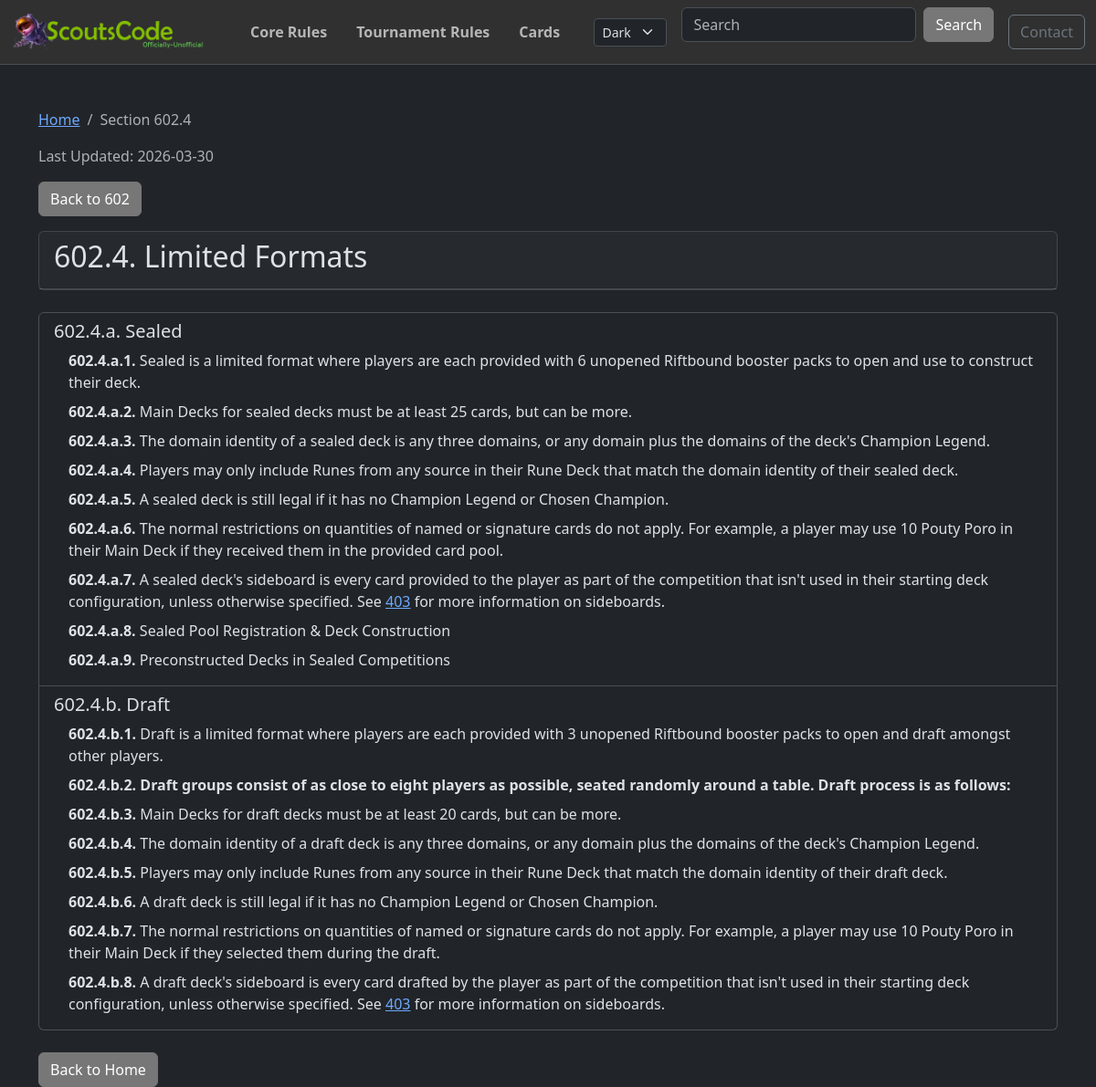
/trsections/602.4/, run on the app's committed database.
### post/models.py (models this page shows, shortened)
class RuleSection(models.Model):
    RULE_TYPE_CHOICES = [
        ("TR", "Tournament Rules"),
        ("CR", "Comprehensive Rules"),
    ]
    rule_type = models.CharField(max_length=2, choices=RULE_TYPE_CHOICES)
    section = models.CharField(max_length=50, db_index=True)  # e.g., "703.4.a.5"
    text = models.TextField()
    annotations = models.TextField(blank=True, default="")
    parent = models.ForeignKey(
        "self", on_delete=models.CASCADE, null=True, blank=True, related_name="children"
    )
    order = models.IntegerField(default=0)
    class Meta:
        ordering = ["rule_type", "order", "section"]
        unique_together = ["rule_type", "section"]
        indexes = [
            models.Index(fields=["rule_type", "section"]),
            models.Index(fields=["parent", "order"]),
        ]
    def get_top_level_section(self):
        parts = self.section.split(".")
        first_part = parts[0]
        if len(first_part) >= 3:
            return first_part[0] + "00"
        return first_part
    def to_dict(self, include_children=True):
        data = {
            "section": self.section,
            "text": self.text,
            "annotations": self.annotations,
            "children": [],
        }
        if include_children:
            for child in self.children.all():
                data["children"].append(child.to_dict(include_children=True))
        return data

### post/views.py (the view)
# urls.py: path("trsections/<str:section>/", trsection_detail, name="trsection_detail"),
def trsection_detail(request, section):
    try:
        section_obj = RuleSection.objects.prefetch_related(
            "children__children__children__children"
        ).get(rule_type="TR", section=section)
    except RuleSection.DoesNotExist:
        raise Http404(f"Section {section} not found")
    data = section_obj.to_dict()
    top_level = section_obj.get_top_level_section()
    is_top_level = section == top_level
    data = format_section_text(data, section_type="tr")
    parent_section = None
    if section_obj.parent:
        parent_section = section_obj.parent.section
    context = {
        "section": data,
        "json_url": f"/trsections/{top_level}/",
        "is_top_level": is_top_level,
        "parent_section": parent_section,
        "last_updated": get_rules_last_updated("TR"),
    }
    return render(request, "trsection_detail.html", context)

### post/context_processors.py (called while the page is built)
def global_site_data(request):
    data = cache.get("global_site_data")
    if data is not None:
        return data
    copyright_asset = TextAsset.objects.filter(asset_type="copyright").first()
    logo_asset = TextAsset.objects.filter(asset_type="logo").first()
    default_copyright = "© 2025 Copyright "
    data = {
        "copyright_text": copyright_asset.content
        if copyright_asset
        else default_copyright,
        "logo_asset": logo_asset,
        "copyright_asset": copyright_asset,
    }
    cache.set("global_site_data", data, CACHE_TTL)
    return data

### post/views.py (called while the page is built, shortened)
def bold_before_colon(text):
    if ":" in text:
        parts = text.split(":", 1)
        return f"<strong>{parts[0]}:</strong>{parts[1]}"
    return text

def format_section_text(section_data, section_type="tr"):
    section_data["text"] = linkify_references(section_data["text"], section_type)
    section_data["text"] = bold_before_colon(section_data["text"])
    for child in section_data.get("children", []):
        child_section_str = child.get("section", "")
        has_letter = any(
            letter in child_section_str for letter in ["a", "b", "c", "d", "e"]
        )
        has_children = len(child.get("children", [])) > 0
        will_be_clickable_link = has_children and not has_letter
        if not will_be_clickable_link:
            child["text"] = linkify_references(child["text"], section_type)
        child["text"] = bold_before_colon(child["text"])
        for grandchild in child.get("children", []):
            format_section_text(grandchild, section_type)
    return section_data

def get_rules_last_updated(rule_type):
    if rule_type in _rules_last_updated_cache:
        return _rules_last_updated_cache[rule_type]

### post/templates/trsection_detail.html (shortened to what this page needs)
{% extends 'base.html' %}
{% load static %}
{% block content %}
    <div class="trsection-detail">
        <nav aria-label="breadcrumb">
            <ol class="breadcrumb">
                <li class="breadcrumb-item"><a href="/">Home</a></li>
                <li class="breadcrumb-item active" aria-current="page">Section {{ section.section }}</li>
            </ol>
        </nav>
        <p class="text-muted">Last Updated: {{ last_updated }}</p>
        {% if parent_section %}
        <div class="mb-3">
            <a href="/trsections/{{ parent_section }}/" class="btn btn-secondary">
                 Back to {{ parent_section }}
            </a>
        </div>
        {% endif %}
        <div class="card mb-4">
            <div class="card-header">
                <div class="d-flex justify-content-between align-items-start">
                    <h2>{{ section.section }}. {{ section.text|safe }}</h2>
                </div>
            </div>
        </div>
        {% if is_top_level %}
            {% if section.children %}
                <div class="list-group mb-4">
                    {% for child in section.children %}
                        <a href="/trsections/{{ child.section }}/" class="list-group-item list-group-item-action">
                            <h5 class="mb-1"><span class="rule-number">{{ child.section }}.</span> {{ child.text|safe }}</h5>
                        </a>
                    {% endfor %}
                </div>
            {% else %}
                <div class="alert alert-info">This section has no subsections.</div>
            {% endif %}
        {% else %}
            {% if section.children %}
                <div class="list-group mb-4">
                    {% for child in section.children %}
                        {% if 'a' in child.section or 'b' in child.section or 'c' in child.section or 'd' in child.section or 'e' in child.section %}
                            <div class="list-group-item">
                                <div class="d-flex justify-content-between align-items-start">
                                    <h5 class="mb-2">{{ child.section }}. {{ child.text|safe }}</h5>
                                </div>
                                {% if child.children %}
                                    {% for subchild in child.children %}
                                        <div class="ps-3 mb-2">
                                            <div class="d-flex justify-content-between align-items-start">
                                                <div><strong>{{ subchild.section }}.</strong> {{ subchild.text|safe }}</div>
                                            </div>
                                        </div>
                                    {% endfor %}
                                {% endif %}
                            </div>
                        {% endif %}
                    {% endfor %}
                </div>
            {% endif %}
        {% endif %}
        <div class="mt-4">
            <a href="/" class="btn btn-secondary">Back to Home</a>
        </div>
    </div>
{% endblock %}

### static/css/style.css (style rules this page uses)
:root { --custom-primary: #3498db; --custom-secondary: rgb(119, 119, 119); --custom-navbar-color: #303030; }
[data-bs-theme="dark"] { --custom-body-color: #212529; --custom-main-color: #ffffff; }
.btn-secondary { background-color: var(--custom-secondary); border-color: var(--custom-secondary); color: #fff; }

### data on the page
RuleSection: section "602.4", text "Limited Formats"
RuleSection: section "602"
RuleSection: section "602.4.a", text "Sealed"
RuleSection: section "602.4.a.1", text "Sealed is a limited format where players are each provided with 6 unopened Riftbound booster packs to open and use to construct their deck."
RuleSection: section "602.4.a.2", text "Main Decks for sealed decks must be at least 25 cards, but can be more."
RuleSection: section "602.4.a.3", text "The domain identity of a sealed deck is any three domains, or any domain plus the domains of the deck's Champion Legend."
RuleSection: section "602.4.a.4", text "Players may only include Runes from any source in their Rune Deck that match the domain identity of their sealed deck."
RuleSection: section "602.4.a.5", text "A sealed deck is still legal if it has no Champion Legend or Chosen Champion."
RuleSection: section "602.4.a.6", text "The normal restrictions on quantities of named or signature cards do not apply. For example, a player may use 10 Pouty Poro in their Main Deck if they received them in the provided card pool."
RuleSection: section "602.4.a.7"
RuleSection: section "602.4.a.8", text "Sealed Pool Registration & Deck Construction"
RuleSection: section "602.4.a.9", text "Preconstructed Decks in Sealed Competitions"
RuleSection: section "602.4.b", text "Draft"
RuleSection: section "602.4.b.1", text "Draft is a limited format where players are each provided with 3 unopened Riftbound booster packs to open and draft amongst other players."
RuleSection: section "602.4.b.2"
RuleSection: section "602.4.b.3", text "Main Decks for draft decks must be at least 20 cards, but can be more."
RuleSection: section "602.4.b.4", text "The domain identity of a draft deck is any three domains, or any domain plus the domains of the deck's Champion Legend."
RuleSection: section "602.4.b.5", text "Players may only include Runes from any source in their Rune Deck that match the domain identity of their draft deck."
RuleSection: section "602.4.b.6", text "A draft deck is still legal if it has no Champion Legend or Chosen Champion."
RuleSection: section "602.4.b.7", text "The normal restrictions on quantities of named or signature cards do not apply. For example, a player may use 10 Pouty Poro in their Main Deck if they selected them during the draft."
RuleSection: section "602.4.b.8"

### other printed values
{{ last_updated }} "2026-03-30"
{{ subchild.text|safe }} "Draft groups consist of as close to eight players as possible, seated randomly around a table. Draft process is as follows:"
